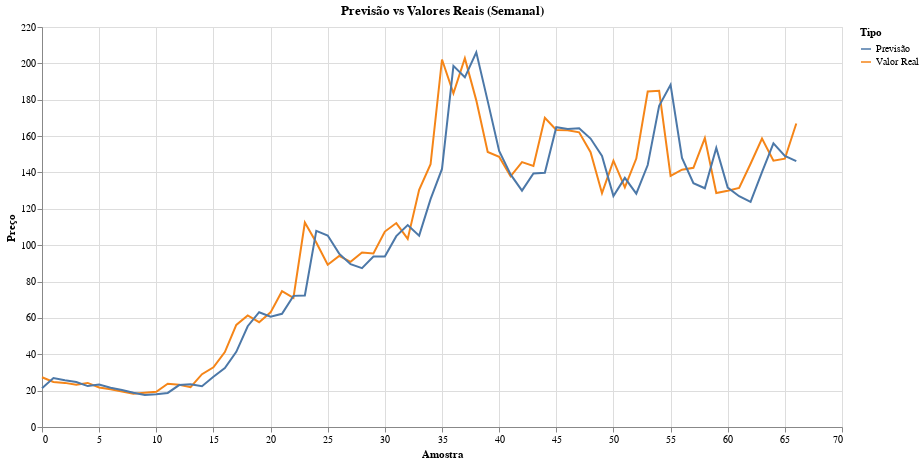
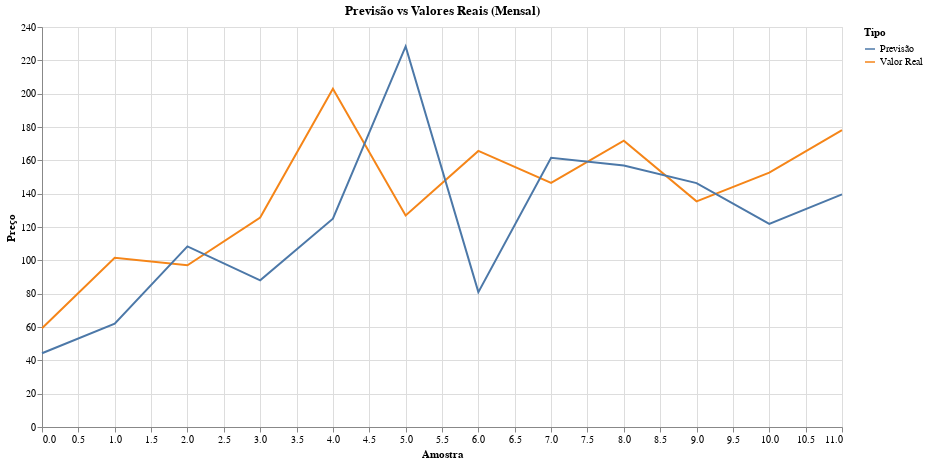

Here is the notebook cell these charts were saved with, in order:
### Code cell
dados_semanais = yf.download('SOL-USD', start='2020-04-10', end='2024-10-21', interval='1wk')
dados_semanais.reset_index(inplace=True)

dados_semanais = dados_semanais[['Date', 'Close']]

treinar_e_avaliar(dados_semanais, "Semanal")

dados_mensais = yf.download('SOL-USD', start='2020-04-10', end='2024-10-21', interval='1mo')
dados_mensais.reset_index(inplace=True)

dados_mensais = dados_mensais[['Date', 'Close']]

treinar_e_avaliar(dados_mensais, "Mensal")

### Figure 1 — Vega-Lite specification as saved in the notebook (floating-point values rounded to 4 significant figures; data arrays with more than 128 entries replaced by an {"elided": "..."} marker saying what was removed)
{"config": {"view": {"continuousWidth": 300, "continuousHeight": 300}}, "data": {"name": "data-e6ca15aee83c88c89ff038eda27bb9c0"}, "mark": {"type": "line"}, "encoding": {"color": {"field": "Tipo", "type": "nominal"}, "x": {"field": "Amostra", "type": "quantitative"}, "y": {"field": "Preço", "type": "quantitative"}}, "height": 400, "title": "Previsão vs Valores Reais (Semanal)", "width": 800, "$schema": "https://vega.github.io/schema/vega-lite/v5.20.1.json", "datasets": {"data-e6ca15aee83c88c89ff038eda27bb9c0": {"elided": "134 records"}}}

### Figure 2 — Vega-Lite specification as saved in the notebook (floating-point values rounded to 4 significant figures)
{"config": {"view": {"continuousWidth": 300, "continuousHeight": 300}}, "data": {"name": "data-ea40ecaa0e24fdd9290d6c68b53c6add"}, "mark": {"type": "line"}, "encoding": {"color": {"field": "Tipo", "type": "nominal"}, "x": {"field": "Amostra", "type": "quantitative"}, "y": {"field": "Preço", "type": "quantitative"}}, "height": 400, "title": "Previsão vs Valores Reais (Mensal)", "width": 800, "$schema": "https://vega.github.io/schema/vega-lite/v5.20.1.json", "datasets": {"data-ea40ecaa0e24fdd9290d6c68b53c6add": [{"Amostra": 0, "Tipo": "Valor Real", "Preço": 59.24}, {"Amostra": 1, "Tipo": "Valor Real", "Preço": 101.5}, {"Amostra": 2, "Tipo": "Valor Real", "Preço": 97.03}, {"Amostra": 3, "Tipo": "Valor Real", "Preço": 125.7}, {"Amostra": 4, "Tipo": "Valor Real", "Preço": 202.9}, {"Amostra": 5, "Tipo": "Valor Real", "Preço": 127.0}, {"Amostra": 6, "Tipo": "Valor Real", "Preço": 165.6}, {"Amostra": 7, "Tipo": "Valor Real", "Preço": 146.5}, {"Amostra": 8, "Tipo": "Valor Real", "Preço": 171.8}, {"Amostra": 9, "Tipo": "Valor Real", "Preço": 135.4}, {"Amostra": 10, "Tipo": "Valor Real", "Preço": 152.6}, {"Amostra": 11, "Tipo": "Valor Real", "Preço": 178.1}, {"Amostra": 0, "Tipo": "Previsão", "Preço": 44.26}, {"Amostra": 1, "Tipo": "Previsão", "Preço": 62.04}, {"Amostra": 2, "Tipo": "Previsão", "Preço": 108.4}, {"Amostra": 3, "Tipo": "Previsão", "Preço": 88.03}, {"Amostra": 4, "Tipo": "Previsão", "Preço": 125.0}, {"Amostra": 5, "Tipo": "Previsão", "Preço": 228.4}, {"Amostra": 6, "Tipo": "Previsão", "Preço": 80.92}, {"Amostra": 7, "Tipo": "Previsão", "Preço": 161.6}, {"Amostra": 8, "Tipo": "Previsão", "Preço": 156.9}, {"Amostra": 9, "Tipo": "Previsão", "Preço": 146.3}, {"Amostra": 10, "Tipo": "Previsão", "Preço": 121.9}, {"Amostra": 11, "Tipo": "Previsão", "Preço": 139.6}]}}
